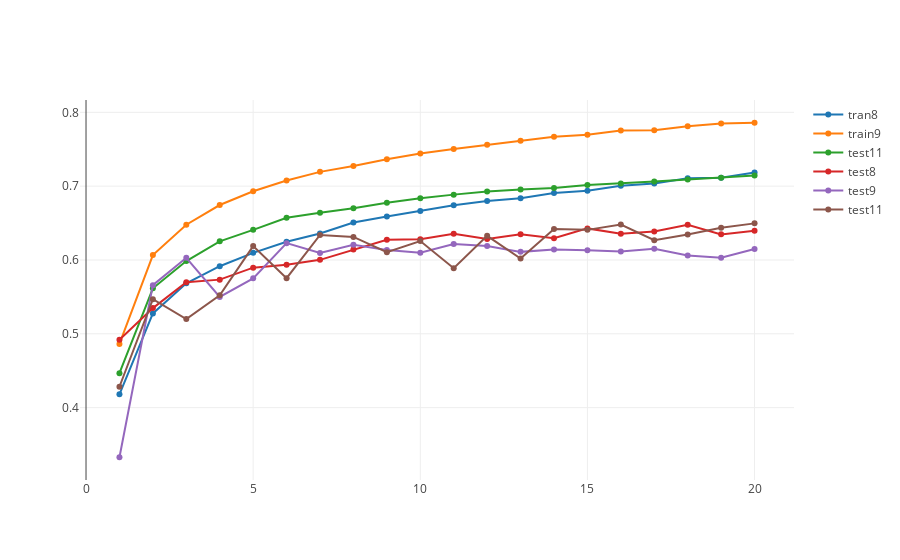

The cell this chart's notebook holds for it:
### Markdown cell above
เช่นเดิม เตรียมข้อมูลกราฟประวัติการฝึกตัวแบบ 11 และเพื่อความกระชับ ให้วาดกราฟเปรียบเทียบตัวแบบ 8 9 และ 11 ต่อทันทีในเซลล์ของโค้ดข้างล่างนี้

### Code cell
# [ํYour Work]
train_acc_trace11 = go.Scatter(
    x = epochs_x2,
    y = h11.history['acc'],
    mode = 'lines+markers',
    name = 'test11'
)
test_acc_trace11 = go.Scatter(
    x = epochs_x2,
    y = h11.history['val_acc'],
    mode = 'lines+markers',
    name = 'test11'
)

iplot([train_acc_trace8, train_acc_trace9, train_acc_trace11,
        test_acc_trace8, test_acc_trace9, test_acc_trace11])

### Figure 1 — Plotly figure (JSON) as saved in the notebook; plotly's stock layout.template omitted (floating-point values rounded to 4 significant figures)
{"data": [{"mode": "lines+markers", "name": "tran8", "type": "scatter", "uid": "894ebd7f-cac1-4ac6-9be7-d2474424ec4e", "x": [1, 2, 3, 4, 5, 6, 7, 8, 9, 10, 11, 12, 13, 14, 15, 16, 17, 18, 19, 20], "y": [0.4181, 0.5276, 0.5683, 0.5916, 0.6097, 0.6247, 0.636, 0.6507, 0.6589, 0.6663, 0.6743, 0.6798, 0.6838, 0.6906, 0.6938, 0.7007, 0.7038, 0.7107, 0.7114, 0.7184]}, {"mode": "lines+markers", "name": "train9", "type": "scatter", "uid": "77a246d1-1aec-4f03-b1b7-519e392b62ad", "x": [1, 2, 3, 4, 5, 6, 7, 8, 9, 10, 11, 12, 13, 14, 15, 16, 17, 18, 19, 20], "y": [0.4863, 0.6066, 0.6478, 0.6745, 0.6931, 0.7076, 0.7194, 0.7274, 0.7366, 0.7444, 0.7505, 0.7559, 0.7616, 0.767, 0.7696, 0.7754, 0.7758, 0.7813, 0.785, 0.7859]}, {"mode": "lines+markers", "name": "test11", "type": "scatter", "uid": "a39194eb-2775-4f2e-ae57-5529d2e7620a", "x": [1, 2, 3, 4, 5, 6, 7, 8, 9, 10, 11, 12, 13, 14, 15, 16, 17, 18, 19, 20], "y": [0.4466, 0.5616, 0.5986, 0.6253, 0.6408, 0.6571, 0.6639, 0.6701, 0.6774, 0.6837, 0.6885, 0.6926, 0.6953, 0.6974, 0.7017, 0.7036, 0.7062, 0.7091, 0.7116, 0.7146]}, {"mode": "lines+markers", "name": "test8", "type": "scatter", "uid": "47a129c8-fbf0-4b14-a9a2-6553c1d3663c", "x": [1, 2, 3, 4, 5, 6, 7, 8, 9, 10, 11, 12, 13, 14, 15, 16, 17, 18, 19, 20], "y": [0.4921, 0.5348, 0.5699, 0.5734, 0.5896, 0.5935, 0.6002, 0.6142, 0.6274, 0.6281, 0.6355, 0.6283, 0.6349, 0.6295, 0.6428, 0.6357, 0.6385, 0.6477, 0.6347, 0.6396]}, {"mode": "lines+markers", "name": "test9", "type": "scatter", "uid": "84de559e-a90b-4d28-bf12-b268a6fe8c01", "x": [1, 2, 3, 4, 5, 6, 7, 8, 9, 10, 11, 12, 13, 14, 15, 16, 17, 18, 19, 20], "y": [0.3328, 0.5659, 0.603, 0.55, 0.5751, 0.6228, 0.6095, 0.6207, 0.6136, 0.6098, 0.6217, 0.6189, 0.611, 0.6141, 0.6133, 0.6114, 0.6151, 0.606, 0.6031, 0.615]}, {"mode": "lines+markers", "name": "test11", "type": "scatter", "uid": "3b5be02f-01ce-4ee2-9188-806d805de28f", "x": [1, 2, 3, 4, 5, 6, 7, 8, 9, 10, 11, 12, 13, 14, 15, 16, 17, 18, 19, 20], "y": [0.4283, 0.5468, 0.52, 0.5522, 0.6188, 0.5753, 0.6339, 0.6313, 0.6105, 0.6257, 0.5888, 0.6327, 0.602, 0.6421, 0.6408, 0.648, 0.6269, 0.6344, 0.6438, 0.6496]}], "layout": {"autosize": true, "xaxis": {"autorange": true, "range": [-0.2047, 21.2], "type": "linear"}, "yaxis": {"autorange": true, "range": [0.2954, 0.8233], "type": "linear"}}}
